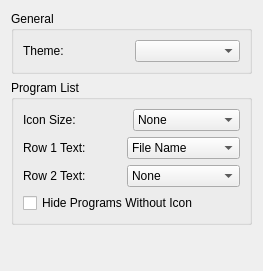
<?xml version="1.0" encoding="UTF-8"?>
<ui version="4.0">
 <class>ConfigureUi</class>
 <widget class="QWidget" name="ConfigureUi">
  <property name="geometry">
   <rect>
    <x>0</x>
    <y>0</y>
    <width>263</width>
    <height>271</height>
   </rect>
  </property>
  <property name="windowTitle">
   <string>Form</string>
  </property>
  <layout class="QVBoxLayout" name="verticalLayout">
   <item>
    <widget class="QGroupBox" name="general_groupBox">
     <property name="title">
      <string>General</string>
     </property>
     <layout class="QHBoxLayout" name="horizontalLayout">
      <item>
       <layout class="QVBoxLayout" name="verticalLayout_2">
        <item>
         <layout class="QHBoxLayout" name="horizontalLayout_3">
          <item>
           <widget class="QLabel" name="theme_label">
            <property name="text">
             <string>Theme:</string>
            </property>
           </widget>
          </item>
          <item>
           <widget class="QComboBox" name="theme_combobox"/>
          </item>
         </layout>
        </item>
       </layout>
      </item>
     </layout>
    </widget>
   </item>
   <item>
    <widget class="QGroupBox" name="program_list_groupBox">
     <property name="title">
      <string>Program List</string>
     </property>
     <layout class="QHBoxLayout" name="horizontalLayout_4">
      <item>
       <layout class="QVBoxLayout" name="verticalLayout_3">
        <item>
         <layout class="QHBoxLayout" name="horizontalLayout_5">
          <item>
           <widget class="QLabel" name="icon_size_label">
            <property name="text">
             <string>Icon Size:</string>
            </property>
           </widget>
          </item>
          <item>
           <widget class="QComboBox" name="icon_size_combobox">
            <item>
             <property name="text">
              <string>None</string>
             </property>
            </item>
            <item>
             <property name="text">
              <string>Small (24x24)</string>
             </property>
            </item>
            <item>
             <property name="text">
              <string>Large (48x48)</string>
             </property>
            </item>
           </widget>
          </item>
         </layout>
        </item>
        <item>
         <layout class="QHBoxLayout" name="horizontalLayout_6">
          <item>
           <widget class="QLabel" name="row_1_text_label">
            <property name="text">
             <string>Row 1 Text:</string>
            </property>
           </widget>
          </item>
          <item>
           <widget class="QComboBox" name="row_1_text_combobox">
            <item>
             <property name="text">
              <string>File Name</string>
             </property>
            </item>
            <item>
             <property name="text">
              <string>Full Path</string>
             </property>
            </item>
            <item>
             <property name="text">
              <string>Program Name</string>
             </property>
            </item>
            <item>
             <property name="text">
              <string>Program ID</string>
             </property>
            </item>
            <item>
             <property name="text">
              <string>Publisher</string>
             </property>
            </item>
           </widget>
          </item>
         </layout>
        </item>
        <item>
         <layout class="QHBoxLayout" name="horizontalLayout_7">
          <item>
           <widget class="QLabel" name="row_2_text_label">
            <property name="text">
             <string>Row 2 Text:</string>
            </property>
           </widget>
          </item>
          <item>
           <widget class="QComboBox" name="row_2_text_combobox">
            <item>
             <property name="text">
              <string>None</string>
             </property>
            </item>
            <item>
             <property name="text">
              <string>File Name</string>
             </property>
            </item>
            <item>
             <property name="text">
              <string>Full Path</string>
             </property>
            </item>
            <item>
             <property name="text">
              <string>Program Name</string>
             </property>
            </item>
            <item>
             <property name="text">
              <string>Program ID</string>
             </property>
            </item>
            <item>
             <property name="text">
              <string>Publisher</string>
             </property>
            </item>
           </widget>
          </item>
         </layout>
        </item>
        <item>
         <widget class="QCheckBox" name="toggle_hide_no_icon">
          <property name="text">
           <string>Hide Programs Without Icon</string>
          </property>
         </widget>
        </item>
       </layout>
      </item>
     </layout>
    </widget>
   </item>
   <item>
    <spacer>
     <property name="orientation">
      <enum>Qt::Vertical</enum>
     </property>
     <property name="sizeHint" stdset="0">
      <size>
       <width>0</width>
       <height>0</height>
      </size>
     </property>
    </spacer>
   </item>
  </layout>
 </widget>
 <resources/>
 <connections/>
</ui>
